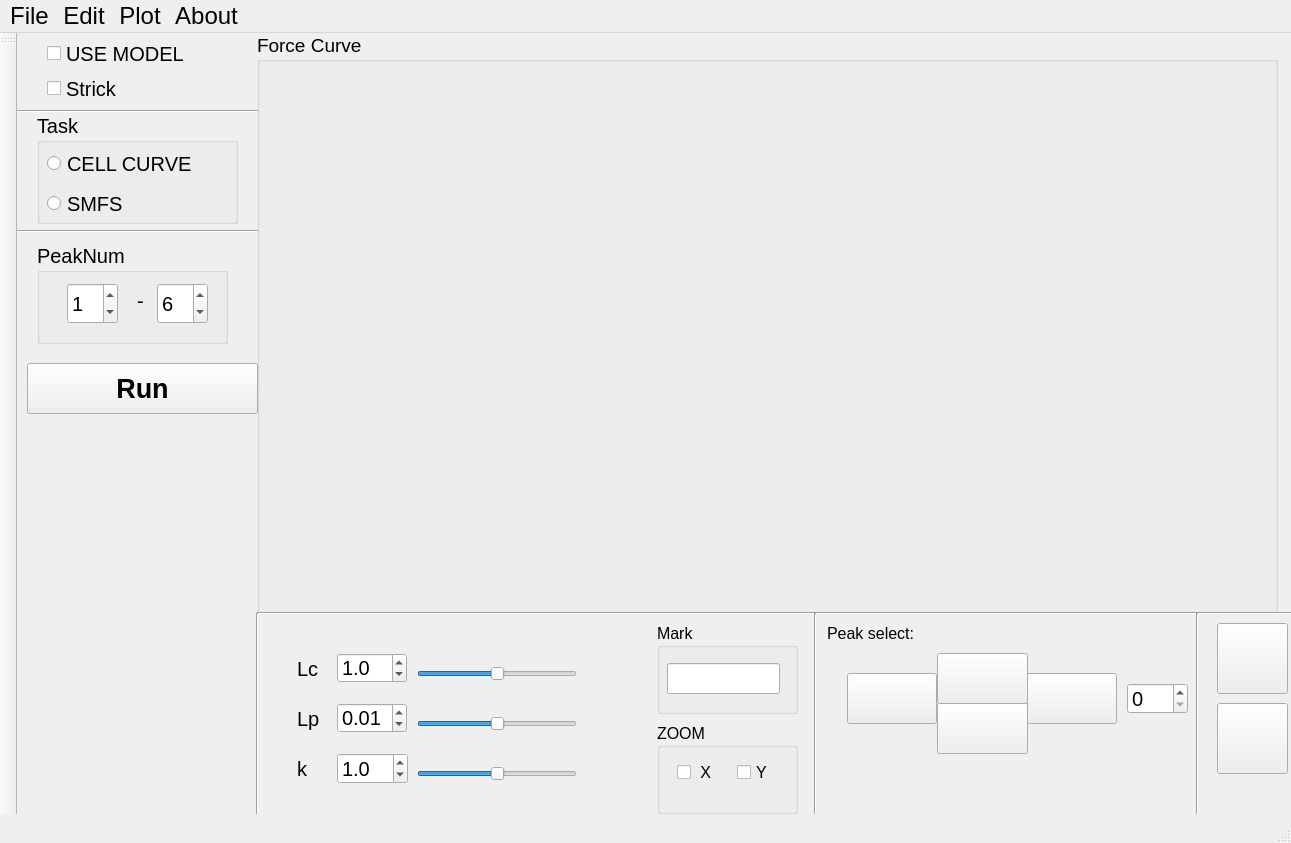
<?xml version="1.0" encoding="UTF-8"?>
<ui version="4.0">
 <class>MainWindow</class>
 <widget class="QMainWindow" name="MainWindow">
  <property name="geometry">
   <rect>
    <x>0</x>
    <y>0</y>
    <width>1291</width>
    <height>843</height>
   </rect>
  </property>
  <property name="font">
   <font>
    <family>Arial</family>
    <pointsize>15</pointsize>
   </font>
  </property>
  <property name="windowTitle">
   <string>DataYee</string>
  </property>
  <property name="windowIcon">
   <iconset>
    <normaloff>../source/DataYee.ico</normaloff>../source/DataYee.ico</iconset>
  </property>
  <property name="dockOptions">
   <set>QMainWindow::AllowNestedDocks|QMainWindow::AllowTabbedDocks|QMainWindow::AnimatedDocks</set>
  </property>
  <widget class="QWidget" name="centralwidget">
   <widget class="QPushButton" name="pushButton">
    <property name="geometry">
     <rect>
      <x>10</x>
      <y>330</y>
      <width>231</width>
      <height>51</height>
     </rect>
    </property>
    <property name="font">
     <font>
      <pointsize>20</pointsize>
      <weight>75</weight>
      <bold>true</bold>
      <kerning>true</kerning>
     </font>
    </property>
    <property name="styleSheet">
     <string notr="true">QPushButton { color: black;}</string>
    </property>
    <property name="text">
     <string>Run</string>
    </property>
   </widget>
   <widget class="QGroupBox" name="groupBox">
    <property name="geometry">
     <rect>
      <x>240</x>
      <y>0</y>
      <width>1021</width>
      <height>581</height>
     </rect>
    </property>
    <property name="font">
     <font>
      <pointsize>14</pointsize>
      <underline>false</underline>
     </font>
    </property>
    <property name="title">
     <string>Force Curve</string>
    </property>
   </widget>
   <widget class="QPushButton" name="leftButton">
    <property name="geometry">
     <rect>
      <x>830</x>
      <y>640</y>
      <width>90</width>
      <height>51</height>
     </rect>
    </property>
    <property name="text">
     <string/>
    </property>
    <property name="icon">
     <iconset>
      <normaloff>../source/left_arrow.ico</normaloff>../source/left_arrow.ico</iconset>
    </property>
    <property name="iconSize">
     <size>
      <width>60</width>
      <height>60</height>
     </size>
    </property>
   </widget>
   <widget class="QSlider" name="lcslide">
    <property name="geometry">
     <rect>
      <x>400</x>
      <y>630</y>
      <width>160</width>
      <height>22</height>
     </rect>
    </property>
    <property name="minimum">
     <number>-50</number>
    </property>
    <property name="maximum">
     <number>50</number>
    </property>
    <property name="value">
     <number>0</number>
    </property>
    <property name="tracking">
     <bool>true</bool>
    </property>
    <property name="orientation">
     <enum>Qt::Horizontal</enum>
    </property>
   </widget>
   <widget class="QSlider" name="lpslide">
    <property name="geometry">
     <rect>
      <x>400</x>
      <y>680</y>
      <width>160</width>
      <height>22</height>
     </rect>
    </property>
    <property name="minimum">
     <number>-20</number>
    </property>
    <property name="maximum">
     <number>20</number>
    </property>
    <property name="pageStep">
     <number>10</number>
    </property>
    <property name="value">
     <number>0</number>
    </property>
    <property name="orientation">
     <enum>Qt::Horizontal</enum>
    </property>
   </widget>
   <widget class="QPushButton" name="trashButtom">
    <property name="geometry">
     <rect>
      <x>1200</x>
      <y>590</y>
      <width>71</width>
      <height>71</height>
     </rect>
    </property>
    <property name="text">
     <string/>
    </property>
    <property name="icon">
     <iconset>
      <normaloff>../source/trash.ico</normaloff>../source/trash.ico</iconset>
    </property>
    <property name="iconSize">
     <size>
      <width>60</width>
      <height>60</height>
     </size>
    </property>
   </widget>
   <widget class="Line" name="line_2">
    <property name="geometry">
     <rect>
      <x>240</x>
      <y>570</y>
      <width>1041</width>
      <height>20</height>
     </rect>
    </property>
    <property name="orientation">
     <enum>Qt::Horizontal</enum>
    </property>
   </widget>
   <widget class="QLabel" name="label">
    <property name="geometry">
     <rect>
      <x>810</x>
      <y>580</y>
      <width>371</width>
      <height>41</height>
     </rect>
    </property>
    <property name="font">
     <font>
      <pointsize>12</pointsize>
     </font>
    </property>
    <property name="text">
     <string>Peak select:</string>
    </property>
   </widget>
   <widget class="QDoubleSpinBox" name="lcdoubleSpinBox">
    <property name="geometry">
     <rect>
      <x>320</x>
      <y>620</y>
      <width>70</width>
      <height>30</height>
     </rect>
    </property>
    <property name="decimals">
     <number>1</number>
    </property>
    <property name="singleStep">
     <double>0.500000000000000</double>
    </property>
    <property name="value">
     <double>1.000000000000000</double>
    </property>
   </widget>
   <widget class="QDoubleSpinBox" name="lpdoubleSpinBox">
    <property name="geometry">
     <rect>
      <x>320</x>
      <y>670</y>
      <width>70</width>
      <height>30</height>
     </rect>
    </property>
    <property name="maximum">
     <double>0.100000000000000</double>
    </property>
    <property name="singleStep">
     <double>0.005000000000000</double>
    </property>
    <property name="value">
     <double>0.010000000000000</double>
    </property>
   </widget>
   <widget class="QLabel" name="label_2">
    <property name="geometry">
     <rect>
      <x>280</x>
      <y>620</y>
      <width>41</width>
      <height>31</height>
     </rect>
    </property>
    <property name="text">
     <string>Lc</string>
    </property>
   </widget>
   <widget class="QLabel" name="label_3">
    <property name="geometry">
     <rect>
      <x>280</x>
      <y>670</y>
      <width>41</width>
      <height>31</height>
     </rect>
    </property>
    <property name="text">
     <string>Lp</string>
    </property>
   </widget>
   <widget class="Line" name="line_3">
    <property name="geometry">
     <rect>
      <x>790</x>
      <y>580</y>
      <width>16</width>
      <height>221</height>
     </rect>
    </property>
    <property name="orientation">
     <enum>Qt::Vertical</enum>
    </property>
   </widget>
   <widget class="Line" name="line_4">
    <property name="geometry">
     <rect>
      <x>1170</x>
      <y>580</y>
      <width>20</width>
      <height>221</height>
     </rect>
    </property>
    <property name="orientation">
     <enum>Qt::Vertical</enum>
    </property>
   </widget>
   <widget class="QPushButton" name="pushButton_2">
    <property name="geometry">
     <rect>
      <x>1200</x>
      <y>670</y>
      <width>71</width>
      <height>71</height>
     </rect>
    </property>
    <property name="text">
     <string/>
    </property>
    <property name="icon">
     <iconset>
      <normaloff>../source/renew.ico</normaloff>../source/renew.ico</iconset>
    </property>
    <property name="iconSize">
     <size>
      <width>60</width>
      <height>60</height>
     </size>
    </property>
   </widget>
   <widget class="QPushButton" name="rightButton">
    <property name="geometry">
     <rect>
      <x>1010</x>
      <y>640</y>
      <width>90</width>
      <height>51</height>
     </rect>
    </property>
    <property name="text">
     <string/>
    </property>
    <property name="icon">
     <iconset>
      <normaloff>../source/right.ico</normaloff>../source/right.ico</iconset>
    </property>
    <property name="iconSize">
     <size>
      <width>60</width>
      <height>60</height>
     </size>
    </property>
   </widget>
   <widget class="QPushButton" name="topButton">
    <property name="geometry">
     <rect>
      <x>920</x>
      <y>620</y>
      <width>91</width>
      <height>51</height>
     </rect>
    </property>
    <property name="text">
     <string/>
    </property>
    <property name="icon">
     <iconset>
      <normaloff>../source/top.ico</normaloff>../source/top.ico</iconset>
    </property>
    <property name="iconSize">
     <size>
      <width>60</width>
      <height>60</height>
     </size>
    </property>
   </widget>
   <widget class="QPushButton" name="downButton">
    <property name="geometry">
     <rect>
      <x>920</x>
      <y>670</y>
      <width>91</width>
      <height>51</height>
     </rect>
    </property>
    <property name="text">
     <string/>
    </property>
    <property name="icon">
     <iconset>
      <normaloff>../source/down.ico</normaloff>../source/down.ico</iconset>
    </property>
    <property name="iconSize">
     <size>
      <width>60</width>
      <height>60</height>
     </size>
    </property>
   </widget>
   <widget class="Line" name="line_6">
    <property name="geometry">
     <rect>
      <x>240</x>
      <y>790</y>
      <width>1031</width>
      <height>21</height>
     </rect>
    </property>
    <property name="orientation">
     <enum>Qt::Horizontal</enum>
    </property>
   </widget>
   <widget class="QLabel" name="lclplabel">
    <property name="geometry">
     <rect>
      <x>240</x>
      <y>580</y>
      <width>401</width>
      <height>31</height>
     </rect>
    </property>
    <property name="font">
     <font>
      <pointsize>12</pointsize>
     </font>
    </property>
    <property name="text">
     <string/>
    </property>
   </widget>
   <widget class="Line" name="line">
    <property name="geometry">
     <rect>
      <x>230</x>
      <y>580</y>
      <width>20</width>
      <height>211</height>
     </rect>
    </property>
    <property name="orientation">
     <enum>Qt::Vertical</enum>
    </property>
   </widget>
   <widget class="QSpinBox" name="spinBox">
    <property name="geometry">
     <rect>
      <x>1110</x>
      <y>650</y>
      <width>61</width>
      <height>31</height>
     </rect>
    </property>
    <property name="maximum">
     <number>10000</number>
    </property>
    <property name="singleStep">
     <number>10</number>
    </property>
   </widget>
   <widget class="Line" name="line_5">
    <property name="geometry">
     <rect>
      <x>0</x>
      <y>70</y>
      <width>241</width>
      <height>16</height>
     </rect>
    </property>
    <property name="orientation">
     <enum>Qt::Horizontal</enum>
    </property>
   </widget>
   <widget class="Line" name="line_7">
    <property name="geometry">
     <rect>
      <x>0</x>
      <y>190</y>
      <width>241</width>
      <height>16</height>
     </rect>
    </property>
    <property name="orientation">
     <enum>Qt::Horizontal</enum>
    </property>
   </widget>
   <widget class="QGroupBox" name="groupBox_2">
    <property name="geometry">
     <rect>
      <x>20</x>
      <y>80</y>
      <width>201</width>
      <height>111</height>
     </rect>
    </property>
    <property name="title">
     <string>Task</string>
    </property>
    <widget class="QRadioButton" name="tasktype_cell">
     <property name="geometry">
      <rect>
       <x>10</x>
       <y>30</y>
       <width>201</width>
       <height>41</height>
      </rect>
     </property>
     <property name="text">
      <string>CELL CURVE</string>
     </property>
    </widget>
    <widget class="QRadioButton" name="radioButton_2">
     <property name="geometry">
      <rect>
       <x>10</x>
       <y>70</y>
       <width>161</width>
       <height>41</height>
      </rect>
     </property>
     <property name="text">
      <string>SMFS</string>
     </property>
    </widget>
   </widget>
   <widget class="QGroupBox" name="groupBox_3">
    <property name="geometry">
     <rect>
      <x>20</x>
      <y>210</y>
      <width>191</width>
      <height>101</height>
     </rect>
    </property>
    <property name="title">
     <string>PeakNum</string>
    </property>
    <widget class="QLabel" name="label_4">
     <property name="geometry">
      <rect>
       <x>100</x>
       <y>50</y>
       <width>21</width>
       <height>16</height>
      </rect>
     </property>
     <property name="text">
      <string>-</string>
     </property>
    </widget>
    <widget class="QSpinBox" name="spinBox_3">
     <property name="geometry">
      <rect>
       <x>120</x>
       <y>40</y>
       <width>51</width>
       <height>41</height>
      </rect>
     </property>
     <property name="maximum">
      <number>40</number>
     </property>
     <property name="value">
      <number>6</number>
     </property>
    </widget>
    <widget class="QSpinBox" name="spinBox_2">
     <property name="geometry">
      <rect>
       <x>30</x>
       <y>40</y>
       <width>51</width>
       <height>41</height>
      </rect>
     </property>
     <property name="maximum">
      <number>30</number>
     </property>
     <property name="value">
      <number>1</number>
     </property>
    </widget>
   </widget>
   <widget class="QGroupBox" name="groupBox_4">
    <property name="geometry">
     <rect>
      <x>640</x>
      <y>590</y>
      <width>141</width>
      <height>91</height>
     </rect>
    </property>
    <property name="font">
     <font>
      <pointsize>12</pointsize>
     </font>
    </property>
    <property name="title">
     <string>Mark</string>
    </property>
    <widget class="QLineEdit" name="lineEdit">
     <property name="geometry">
      <rect>
       <x>10</x>
       <y>40</y>
       <width>113</width>
       <height>31</height>
      </rect>
     </property>
    </widget>
   </widget>
   <widget class="QLabel" name="label_5">
    <property name="geometry">
     <rect>
      <x>280</x>
      <y>720</y>
      <width>16</width>
      <height>31</height>
     </rect>
    </property>
    <property name="text">
     <string>k</string>
    </property>
   </widget>
   <widget class="QDoubleSpinBox" name="kSpinBox">
    <property name="geometry">
     <rect>
      <x>320</x>
      <y>720</y>
      <width>71</width>
      <height>31</height>
     </rect>
    </property>
    <property name="decimals">
     <number>1</number>
    </property>
    <property name="value">
     <double>1.000000000000000</double>
    </property>
   </widget>
   <widget class="QSlider" name="kSlider">
    <property name="geometry">
     <rect>
      <x>400</x>
      <y>730</y>
      <width>160</width>
      <height>22</height>
     </rect>
    </property>
    <property name="minimum">
     <number>-20</number>
    </property>
    <property name="maximum">
     <number>20</number>
    </property>
    <property name="orientation">
     <enum>Qt::Horizontal</enum>
    </property>
   </widget>
   <widget class="QCheckBox" name="usemodel_cb">
    <property name="geometry">
     <rect>
      <x>30</x>
      <y>10</y>
      <width>151</width>
      <height>21</height>
     </rect>
    </property>
    <property name="text">
     <string>USE MODEL</string>
    </property>
    <property name="tristate">
     <bool>false</bool>
    </property>
   </widget>
   <widget class="QCheckBox" name="stickmodel">
    <property name="geometry">
     <rect>
      <x>30</x>
      <y>40</y>
      <width>151</width>
      <height>31</height>
     </rect>
    </property>
    <property name="text">
     <string>Strick</string>
    </property>
   </widget>
   <widget class="QGroupBox" name="groupBox_5">
    <property name="geometry">
     <rect>
      <x>640</x>
      <y>690</y>
      <width>141</width>
      <height>91</height>
     </rect>
    </property>
    <property name="font">
     <font>
      <pointsize>12</pointsize>
     </font>
    </property>
    <property name="title">
     <string>ZOOM</string>
    </property>
    <widget class="QCheckBox" name="zoomx">
     <property name="geometry">
      <rect>
       <x>20</x>
       <y>40</y>
       <width>91</width>
       <height>19</height>
      </rect>
     </property>
     <property name="text">
      <string> X</string>
     </property>
    </widget>
    <widget class="QCheckBox" name="zoomy">
     <property name="geometry">
      <rect>
       <x>80</x>
       <y>40</y>
       <width>91</width>
       <height>19</height>
      </rect>
     </property>
     <property name="text">
      <string>Y</string>
     </property>
    </widget>
   </widget>
  </widget>
  <widget class="QStatusBar" name="statusbar"/>
  <widget class="QMenuBar" name="menuBar">
   <property name="geometry">
    <rect>
     <x>0</x>
     <y>0</y>
     <width>1291</width>
     <height>45</height>
    </rect>
   </property>
   <property name="font">
    <font>
     <pointsize>18</pointsize>
    </font>
   </property>
   <widget class="QMenu" name="menu">
    <property name="font">
     <font>
      <family>Arial</family>
      <pointsize>12</pointsize>
     </font>
    </property>
    <property name="title">
     <string>File</string>
    </property>
    <widget class="QMenu" name="menuOpen">
     <property name="font">
      <font>
       <family>Arial</family>
       <pointsize>12</pointsize>
      </font>
     </property>
     <property name="styleSheet">
      <string notr="true"/>
     </property>
     <property name="title">
      <string>Open</string>
     </property>
     <addaction name="separator"/>
     <addaction name="actionForce_Curve"/>
     <addaction name="actionBatch_of_Force_Curve"/>
     <addaction name="actionDataYee_Force"/>
    </widget>
    <widget class="QMenu" name="menuExport">
     <property name="font">
      <font>
       <family>Arial</family>
       <pointsize>12</pointsize>
      </font>
     </property>
     <property name="title">
      <string>Export</string>
     </property>
     <addaction name="actiontxt"/>
     <addaction name="actionexcel"/>
     <addaction name="actionfigure"/>
     <addaction name="actionbatch_of_txt"/>
    </widget>
    <addaction name="menuOpen"/>
    <addaction name="actionSave"/>
    <addaction name="actionSave_as"/>
    <addaction name="menuExport"/>
    <addaction name="separator"/>
    <addaction name="actionExit"/>
   </widget>
   <widget class="QMenu" name="menuAbout">
    <property name="title">
     <string>About</string>
    </property>
    <addaction name="actionhelp"/>
    <addaction name="actionDataYee"/>
   </widget>
   <widget class="QMenu" name="menuEdit">
    <property name="title">
     <string>Edit</string>
    </property>
    <widget class="QMenu" name="menuAction">
     <property name="font">
      <font>
       <family>Arial</family>
       <pointsize>12</pointsize>
      </font>
     </property>
     <property name="title">
      <string>Action</string>
     </property>
     <addaction name="actionBaseline_plus"/>
     <addaction name="actionBaseline_minus"/>
     <addaction name="actionpeakindex_plus"/>
     <addaction name="actionpeakindex_minus"/>
     <addaction name="actioncopy_peak"/>
    </widget>
    <widget class="QMenu" name="menu_2">
     <property name="title">
      <string>在这里输入</string>
     </property>
    </widget>
    <addaction name="actionDelete"/>
    <addaction name="actionparameters_setting"/>
    <addaction name="menuAction"/>
    <addaction name="menu_2"/>
   </widget>
   <widget class="QMenu" name="menuPlot">
    <property name="title">
     <string>Plot</string>
    </property>
    <widget class="QMenu" name="menucontour_lenght">
     <property name="geometry">
      <rect>
       <x>0</x>
       <y>0</y>
       <width>166</width>
       <height>120</height>
      </rect>
     </property>
     <property name="font">
      <font>
       <family>Arial</family>
       <pointsize>12</pointsize>
      </font>
     </property>
     <property name="title">
      <string>contour lenght</string>
     </property>
     <addaction name="actionHistgram"/>
     <addaction name="actionScatter"/>
    </widget>
    <widget class="QMenu" name="menuAdhesion">
     <property name="font">
      <font>
       <family>Arial</family>
       <pointsize>14</pointsize>
      </font>
     </property>
     <property name="title">
      <string>Adhesion</string>
     </property>
     <addaction name="actionMap"/>
     <addaction name="actionHistogram"/>
    </widget>
    <addaction name="menucontour_lenght"/>
    <addaction name="menuAdhesion"/>
   </widget>
   <addaction name="menu"/>
   <addaction name="menuEdit"/>
   <addaction name="menuPlot"/>
   <addaction name="menuAbout"/>
  </widget>
  <widget class="QToolBar" name="toolBar">
   <property name="windowTitle">
    <string>toolBar</string>
   </property>
   <attribute name="toolBarArea">
    <enum>LeftToolBarArea</enum>
   </attribute>
   <attribute name="toolBarBreak">
    <bool>false</bool>
   </attribute>
  </widget>
  <action name="actionSave">
   <property name="text">
    <string>Save</string>
   </property>
   <property name="shortcut">
    <string>Ctrl+S</string>
   </property>
  </action>
  <action name="actionForce_Curve">
   <property name="text">
    <string>Force Curve</string>
   </property>
   <property name="font">
    <font>
     <family>Arial</family>
     <pointsize>12</pointsize>
    </font>
   </property>
  </action>
  <action name="actionBatch_of_Force_Curve">
   <property name="checkable">
    <bool>true</bool>
   </property>
   <property name="text">
    <string>Batch of Force Curve</string>
   </property>
   <property name="font">
    <font>
     <family>Arial</family>
     <pointsize>12</pointsize>
    </font>
   </property>
   <property name="shortcut">
    <string>Ctrl+O</string>
   </property>
  </action>
  <action name="actionSave_as">
   <property name="text">
    <string>Save as</string>
   </property>
  </action>
  <action name="actiontxt">
   <property name="text">
    <string>txt</string>
   </property>
   <property name="font">
    <font>
     <family>Arial</family>
     <pointsize>12</pointsize>
    </font>
   </property>
  </action>
  <action name="actionexcel">
   <property name="text">
    <string>excel</string>
   </property>
  </action>
  <action name="actionCreate_methods">
   <property name="text">
    <string>Methods</string>
   </property>
   <property name="font">
    <font>
     <family>Arial</family>
     <pointsize>12</pointsize>
    </font>
   </property>
  </action>
  <action name="actionUndo">
   <property name="text">
    <string>Undo</string>
   </property>
   <property name="font">
    <font>
     <family>Arial</family>
     <pointsize>12</pointsize>
    </font>
   </property>
  </action>
  <action name="actionExit">
   <property name="text">
    <string>Exit</string>
   </property>
  </action>
  <action name="actionhelp">
   <property name="text">
    <string>help</string>
   </property>
   <property name="font">
    <font>
     <family>Arial</family>
     <pointsize>12</pointsize>
    </font>
   </property>
  </action>
  <action name="actionDataYee">
   <property name="text">
    <string>DataYee</string>
   </property>
   <property name="font">
    <font>
     <family>Arial</family>
     <pointsize>12</pointsize>
    </font>
   </property>
  </action>
  <action name="actionDataYee_Force">
   <property name="text">
    <string>DataYee-Force</string>
   </property>
  </action>
  <action name="actionDelete">
   <property name="text">
    <string>Delete</string>
   </property>
   <property name="font">
    <font>
     <pointsize>12</pointsize>
    </font>
   </property>
   <property name="shortcut">
    <string>Del</string>
   </property>
  </action>
  <action name="actionBaseline_plus">
   <property name="text">
    <string>Baseline plus</string>
   </property>
   <property name="font">
    <font>
     <family>Arial</family>
     <pointsize>12</pointsize>
    </font>
   </property>
   <property name="shortcut">
    <string>Ctrl+=</string>
   </property>
  </action>
  <action name="actionBaseline_minus">
   <property name="text">
    <string>Baseline minus</string>
   </property>
   <property name="font">
    <font>
     <family>Arial</family>
     <pointsize>12</pointsize>
    </font>
   </property>
   <property name="shortcut">
    <string>Ctrl+-</string>
   </property>
  </action>
  <action name="actionHistgram">
   <property name="text">
    <string>Histogram</string>
   </property>
   <property name="font">
    <font>
     <family>Arial</family>
     <pointsize>14</pointsize>
    </font>
   </property>
  </action>
  <action name="actionScatter">
   <property name="text">
    <string>Scatter</string>
   </property>
   <property name="font">
    <font>
     <family>Arial</family>
     <pointsize>14</pointsize>
    </font>
   </property>
  </action>
  <action name="actionMap">
   <property name="text">
    <string>Map</string>
   </property>
  </action>
  <action name="actionHistogram">
   <property name="text">
    <string>Histogram</string>
   </property>
  </action>
  <action name="actionpeakindex_plus">
   <property name="text">
    <string>peakindex_plus</string>
   </property>
   <property name="font">
    <font>
     <family>Arial</family>
     <pointsize>12</pointsize>
    </font>
   </property>
   <property name="shortcut">
    <string>+</string>
   </property>
  </action>
  <action name="actionpeakindex_minus">
   <property name="text">
    <string>peakindex_minus</string>
   </property>
   <property name="font">
    <font>
     <family>Arial</family>
     <pointsize>12</pointsize>
    </font>
   </property>
   <property name="shortcut">
    <string>_</string>
   </property>
  </action>
  <action name="actionfigure">
   <property name="text">
    <string>figure</string>
   </property>
  </action>
  <action name="actioncopy_peak">
   <property name="text">
    <string>copy peak</string>
   </property>
   <property name="font">
    <font>
     <family>Arial</family>
     <pointsize>12</pointsize>
    </font>
   </property>
   <property name="shortcut">
    <string>Ctrl+C</string>
   </property>
  </action>
  <action name="actionparameters_setting">
   <property name="text">
    <string>parameters setting</string>
   </property>
   <property name="font">
    <font>
     <family>Arial</family>
     <pointsize>12</pointsize>
    </font>
   </property>
   <property name="shortcut">
    <string>Ctrl+P</string>
   </property>
  </action>
  <action name="actionbatch_of_txt">
   <property name="text">
    <string>batch of txt</string>
   </property>
  </action>
 </widget>
 <resources/>
 <connections/>
</ui>
